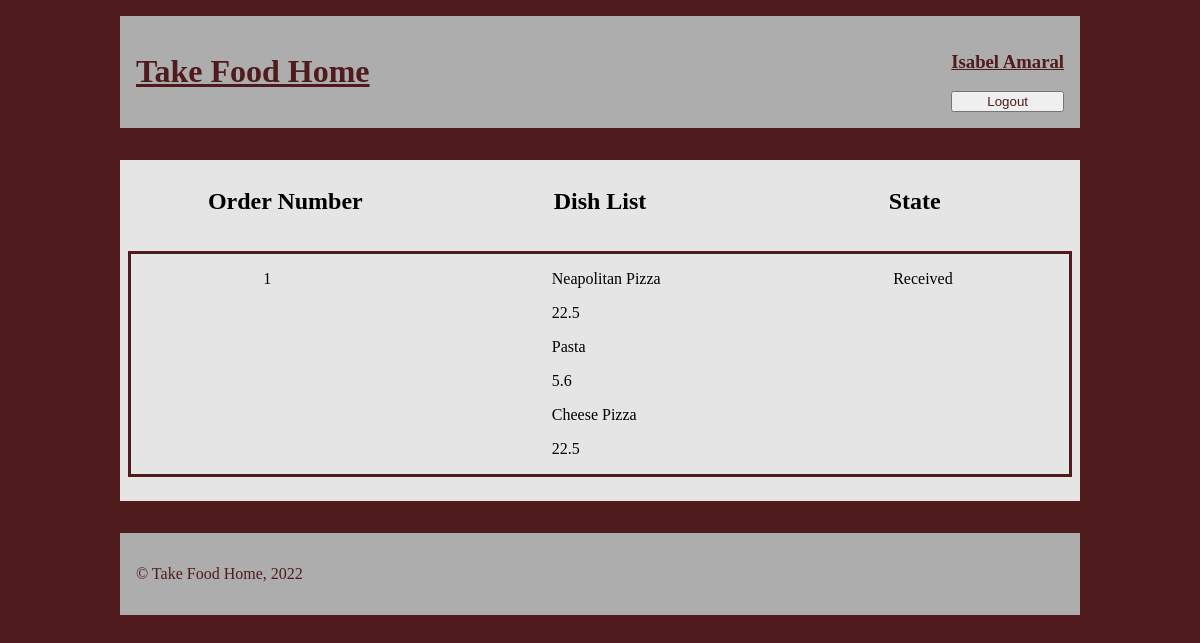
/user-orders-page.php (signed in), run on the app's committed database.
### tables this page shows
CREATE TABLE FoodOrder(
    orderID         INTEGER PRIMARY KEY,
    date            DATE NOT NULL,
    state           VARCHAR(10) DEFAULT 'Received',
    restaurantID    INTEGER REFERENCES Restaurant(restaurantID),
    customerID      INTEGER REFERENCES User(userID)
);

CREATE TABLE DishFoodOrder(
    dishfoodorderID INTEGER PRIMARY KEY,
    dishID          INTEGER REFERENCES Dish(dishID),
    orderID         INTEGER REFERENCES FoodOrder(orderID)
    
);

CREATE TABLE Dish(
    dishID          INTEGER PRIMARY KEY,
    name            VARCHAR(32) NOT NULL,
    description     TEXT NOT NULL,
    price           FLOAT NOT NULL,
    picture        TEXT NOT NULL,
    category        VARCHAR(32) NOT NULL,
    restaurantID    INTEGER REFERENCES Restaurant(restaurantID)
);

### user-orders-page.php (called while the page is built, shortened)
<?php
    require_once('php/output-functions/user-info/draw-user-orders.php');
    require_once('php/output-functions/draw-header.php');
    require_once('php/output-functions/draw-footer.php');
    outputUserOrders();
?>

### database/data-fetching/user-orders.php (called while the page is built, shortened)
<?php
    function getUserOrders($db) {
        $id = $_SESSION['userID'];
        $stmt = $db->prepare(
            'SELECT * FROM FoodOrder
            WHERE customerID = :id'
        );
        $stmt->bindParam(':id', $id);
        $stmt->execute();
        $orders = $stmt->fetchAll();
        return $orders;
    }
?>

### database/data-fetching/dishes.php (called while the page is built, shortened)
<?php
    function getDishInfo($db, $dishID) {
        $stmt = $db->prepare(
            'SELECT * FROM Dish
            WHERE dishID = :id'
        );
        $stmt->bindParam(':id', $dishID);
        $stmt->execute();
        $dish = $stmt->fetch();
        return $dish;
    }
    function getDishsByOrder($db, $orderid){
        $stmt = $db ->prepare(
            'SELECT dishID FROM DishFoodOrder
            WHERE orderID = :id'
        );
        $stmt->bindParam(':id' , $orderid);
        $stmt->execute();
        $dishes = $stmt->fetchAll();
        return $dishes;
    }
?>

### php/output-functions/user-info/draw-user-orders.php (the view)
<?php
    function outputUserOrders() {
        require_once('database/db-connection.php');
        require_once('database/data-fetching/user-orders.php');
        require_once('database/data-fetching/dishes.php');
        $db = getDatabaseConnection('database/restaurants.db');
        $orders = getUserOrders($db); ?>
        <main>
            <section id="orders">
                <h2>Order Number</h2>
                <h2>Dish List</h2>
                <h2>State</h2>
                <?php foreach($orders as $order) { ?>
                    <div class="order">
                        <p class="orderNumber"><?=$order['orderID']?></p>
                        <div class="order-list">
                        <?php
                            $dishesids = getDishsByOrder($db,$order['orderID']);
                            foreach($dishesids as $dish){
                                $i = getDishInfo($db,$dish['dishID']);
                                ?>
                                <div class="item-dish">
                                    <p><?=$i['name']?></p>
                                    <p><?=$i['price']?></p>
                                </div>
                                <?php
                            }
                        ?>
                    </div>
                    <p id="orderState"><?=$order['state']?></p>
                    </div>
                <?php
                } ?>
            </section>
        </main>
    <?php
    }
?>

### css/style.css (style rules this page uses)
body { --main-color: #501B1D; --background-color: #E5E5E5; --secondary-color: #ADADAD; width: 60em; margin: 1em auto; background-color: var(--main-color); }
p { word-break: normal; }
main { background-color: var(--main-color); color: var(--main-color); }
#orders { background-color: var(--background-color); color:black; padding: 0.5em; margin: 2em 0em; display: flex; flex-wrap: wrap; justify-content: space-around; }
#orders h2 { width: 33%; text-align: center; }
.order { width: 100%; display: flex; justify-content: space-around; border: solid var(--main-color); margin: 1em 0; }
.order .orderNumber { margin-left: 1em; }
.order .order-list { margin-left: 3em; }

### data on the page
foodorder: orderID "1", state "Received"
dishfoodorder: dishID.name "Neapolitan Pizza", dishID.price "22.5"
dishfoodorder: dishID.name "Pasta", dishID.price "5.6"
dishfoodorder: dishID.name "Cheese Pizza", dishID.price "22.5"

### other printed values
$_SESSION['name'] "Isabel Amaral"
